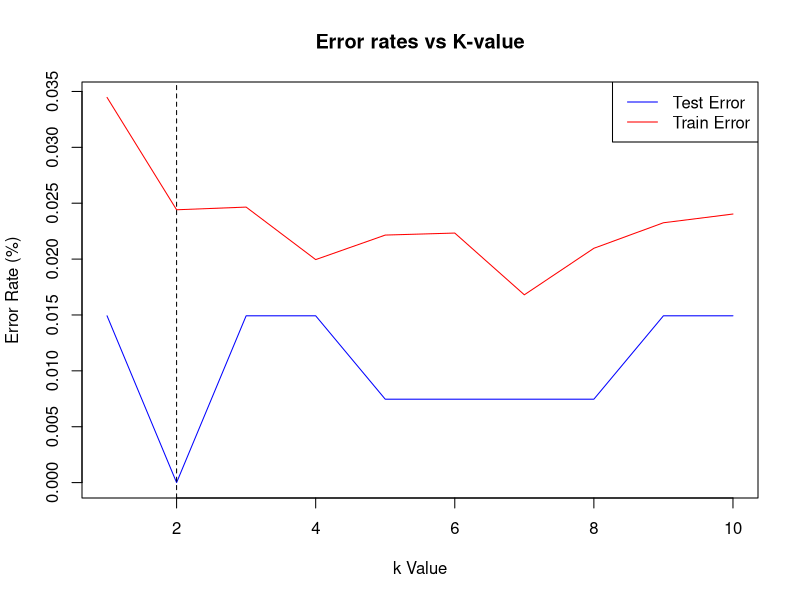

Reproduce this figure in R.
library(palmerpenguins)
library(caTools)
library(class)
library(caret)
library(ggfortify)
data(penguins)

penguins <- na.omit(penguins)

set.seed(123)
# 60/40 split
training_rows <- sample(1:nrow(penguins), replace = F, size = nrow(penguins) * 0.6)


# Training set
train_penguins <- penguins[training_rows, -c(2, 8)]
train_label <- train_penguins$species
train_penguins <- scale(train_penguins[c("bill_length_mm", "bill_depth_mm", "flipper_length_mm", "body_mass_g")])


# Testing set
test_penguins <- penguins[-training_rows, -c(2, 8)]
test_penguins <- scale(test_penguins[c("bill_length_mm", "bill_depth_mm", "flipper_length_mm", "body_mass_g")])
test_label <- penguins[-training_rows, 1]

# We are going to test k values 1:10
k <- 1:10
# Initialising our arrays for errors
k_train_errors <- numeric(length(k))
k_test_errors <- numeric(length(k))

for (i in 1:length(k)) {
    # Train a model for every value
    knn <- train(
        x = train_penguins,
        y = train_label,
        method = "knn",
        tuneGrid = data.frame(k = k[i])
    )
    # Calculare the train error and test error
    # Average the error rate from this run
    k_train_errors[i] <- 1 - mean(knn$results$Accuracy)
    k_test_errors[i] <- 1 - confusionMatrix(predict(knn, test_penguins), as.factor(test_label$species))$overall["Accuracy"]
}
# Lets get the best K, based off the test error (as we dont have validation error)
best_k <- which.min(k_test_errors)
# Retrain the model with the best value for performance stats
knn_best <- train(
    x = train_penguins,
    y = train_label,
    method = "knn",
    tuneGrid = data.frame(k = best_k)
)

# Plot our graph of all K values vs Error rates (rememering to supply a sensible scale)
y_min <- min(k_train_errors, k_test_errors)
y_max <- max(k_train_errors, k_test_errors)

plot(k, k_test_errors, type = "l", col = "blue", 
     xlab = "k Value", ylab = "Error Rate (%)", main = "Error rates vs K-value",ylim = c(y_min, y_max))
lines(k, k_train_errors, col = "red")
legend("topright", legend = c("Test Error", "Train Error"),
       col = c("blue", "red"), lty = 1)
# Add a line at the best k value
abline(v = best_k, col = "black", lty = 2)

# Running predictions against our test data
test_predictions <- predict(knn_best, test_penguins)
# Performace matrix and F1 calculations
matrix <- confusionMatrix(data = test_predictions, reference = test_label$species)
# Calculate precision by dividing the true positives by (True postivies + False positives)
precision <- mean(matrix$byClass[, "Pos Pred Value"])
#Calculare recall by dividing the true positives by the (True positives + False Negatives)
recall <- mean(matrix$byClass[, "Recall"])
# F1 is calculated as below
f1_score <- 2 * (precision * recall) / (precision + recall)
